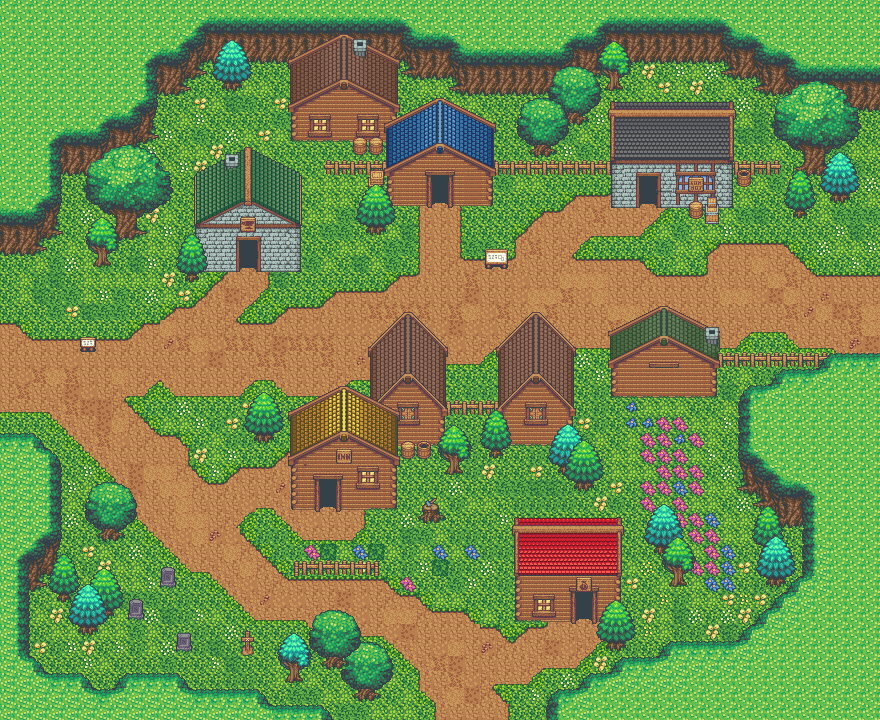

Rendered tile map (Tiled .tmx) drawn with the repository's tilesets; below, a short description and the map source with its tile grids summarised:
An orthogonal 55x45 tile map with 16x16 px tiles, 10 tile layers (Terrain_One, Terrin_Two, Borders, Decorations_One, ...), 4 tilesets and 118 objects (8x PLAYER_START, LIBRARY, HOUSE_ONE, ARMORER, INN_FIRST_FLOOR, ...).

<map version="1.0" orientation="orthogonal" renderorder="right-down" width="55" height="45" tilewidth="16" tileheight="16" backgroundcolor="#005500" nextobjectid="682">
 <tileset firstgid="1" name="tileset1" tilewidth="16" tileheight="16" tilecount="1833" columns="39">
  <image source="../objects/tileset1.png" trans="ffffff" width="624" height="752" />
  <terraintypes>
   <terrain name="Dirt-Grass" tile="107" />
   <terrain name="Rock-Grass" tile="146" />
   <terrain name="Grass-Dirt" tile="112" />
   <terrain name="cobble-grass" tile="264" />
   <terrain name="New Terrain" tile="-1" />
  </terraintypes>
  <tile id="100" terrain="4,4,4,4" />
  <tile id="101" terrain=",4,4,4" />
  <tile id="102" terrain="4,,4,4" />
  <tile id="103" terrain=",,4,4" />
  <tile id="104" terrain="4,4,,4" />
  <tile id="105" terrain=",4,,4" />
  <tile id="107" terrain=",,,4" />
  <tile id="108" terrain="4,4,4," />
  <tile id="110" terrain="4,,4," />
  <tile id="111" terrain=",,4," />
  <tile id="112" terrain="4,4,," />
  <tile id="113" terrain=",4,," />
  <tile id="114" terrain="4,,," />
  <tile id="140" terrain="1,,," />
  <tile id="141" terrain=",1,," />
  <tile id="142" terrain="1,1,," />
  <tile id="143" terrain=",,1," />
  <tile id="144" terrain=",,1," />
  <tile id="256" terrain="3,3,3,3" />
  <tile id="257" terrain=",3,3,3" />
  <tile id="258" terrain="3,,3,3" />
  <tile id="259" terrain=",,3,3" />
  <tile id="260" terrain="3,3,,3" />
  <tile id="261" terrain=",3,,3" />
  <tile id="262" terrain="3,,,3" />
  <tile id="263" terrain=",,,3" />
  <tile id="264" terrain="3,3,3," />
  <tile id="265" terrain=",3,3," />
  <tile id="266" terrain="3,,3," />
  <tile id="267" terrain=",,3," />
  <tile id="268" terrain="3,3,," />
  <tile id="269" terrain=",3,," />
  <tile id="270" terrain="3,,," />
 </tileset>
 <tileset firstgid="1834" name="outside" tilewidth="16" tileheight="16" tilecount="1248" columns="52">
  <image source="../objects/outside.png" trans="ffffff" width="832" height="384" />
 </tileset>
 <tileset firstgid="3082" name="house" tilewidth="16" tileheight="16" tilecount="2448" columns="72">
  <image source="../objects/house.png" trans="ffffff" width="1152" height="544" />
  <terraintypes>
   <terrain name="New Terrain" tile="-1" />
  </terraintypes>
 </tileset>
 <tileset firstgid="5530" name="inside" tilewidth="16" tileheight="16" tilecount="1680" columns="48">
  <image source="../objects/inside.png" trans="ffffff" width="768" height="560" />
 </tileset>
 <layer name="Terrain_One" width="55" height="45">
  <data>[2475 cells, 2475 non-empty, 35 distinct tile ids]</data>
 </layer>
 <layer name="Terrin_Two" width="55" height="45">
  <data>[2475 cells, 76 non-empty, 8 distinct tile ids]</data>
 </layer>
 <layer name="Borders" width="55" height="45">
  <data>[2475 cells, 684 non-empty, 32 distinct tile ids]</data>
 </layer>
 <layer name="Decorations_One" width="55" height="45">
  <data>[2475 cells, 71 non-empty, 36 distinct tile ids]</data>
 </layer>
 <layer name="House_One" width="55" height="45">
  <data>[2475 cells, 379 non-empty, 209 distinct tile ids]</data>
 </layer>
 <layer name="House_Two" width="55" height="45">
  <data>[2475 cells, 66 non-empty, 66 distinct tile ids]</data>
 </layer>
 <layer name="House_Three" width="55" height="45">
  <data>[2475 cells, 24 non-empty, 20 distinct tile ids]</data>
 </layer>
 <layer name="Decorations_Two" width="55" height="45">
  <data>[2475 cells, 16 non-empty, 8 distinct tile ids]</data>
 </layer>
 <layer name="Trees_One" width="55" height="45">
  <data>[2475 cells, 224 non-empty, 108 distinct tile ids]</data>
 </layer>
 <layer name="Trees_Two" width="55" height="45">
  <data>[2475 cells, 148 non-empty, 60 distinct tile ids]</data>
 </layer>
 <objectgroup name="MAP_COLLISION_LAYER" visible="0">
  <object id="1" x="656" y="96" width="80" height="112" />
  <object id="2" x="608" y="96" width="48" height="80" />
  <object id="3" x="608" y="176" width="32" height="32" />
  <object id="4" x="496" y="160" width="112" height="16" />
  <object id="5" x="736" y="160" width="48" height="16" />
  <object id="7" x="688" y="208" width="32" height="16" />
  <object id="18" x="720" y="352" width="159" height="16" />
  <object id="19" x="608" y="336" width="112" height="64" />
  <object id="26" x="496" y="336" width="80" height="112" />
  <object id="27" x="514" y="323" width="46" height="13" />
  <object id="35" x="448" y="400" width="48" height="16" />
  <object id="36" x="480" y="448" width="32" height="16" />
  <object id="37" x="480" y="416" width="16" height="32" />
  <object id="38" x="448" y="425" width="16" height="55" />
  <object id="40" x="432" y="336" width="16" height="128" />
  <object id="41" x="400" y="336" width="32" height="128" />
  <object id="42" x="385" y="324" width="46" height="12" />
  <object id="44" x="368" y="336" width="32" height="64" />
  <object id="48" x="288" y="400" width="112" height="80" />
  <object id="53" x="483.667" y="247.833" width="24.5" height="22" />
  <object id="55" x="448" y="112" width="48" height="96" />
  <object id="56" x="432" y="96" width="16" height="80" />
  <object id="60" x="384" y="96" width="48" height="112" />
  <object id="69" x="352" y="144" width="32" height="16" />
  <object id="71" x="320" y="160" width="64" height="16" />
  <object id="72" x="368" y="176" width="16" height="64" />
  <object id="79" x="256" y="176" width="48" height="96" />
  <object id="80" x="240" y="144" width="16" height="96" />
  <object id="82" x="192" y="160" width="48" height="112" />
  <object id="84" x="176" y="224" width="16" height="48" />
  <object id="96" x="80" y="336" width="16" height="16" />
  <object id="100" x="288" y="480" width="32" height="32" />
  <object id="102" x="336" y="480" width="64" height="32" />
  <object id="104" x="418" y="497" width="25" height="28" />
  <object id="107" x="160" y="567" width="16" height="18" />
  <object id="110" x="128" y="598" width="16" height="20" />
  <object id="111" x="176" y="630" width="16" height="20" />
  <object id="112" x="240" y="629" width="15" height="27" />
  <object id="122" x="352" y="672" width="32" height="27" />
  <object id="124" x="512" y="512" width="64" height="112" />
  <object id="125" x="576" y="512" width="48" height="80" />
  <object id="162" x="16" y="560" width="16" height="96" />
  <object id="164" x="32" y="656" width="16" height="16" />
  <object id="165" x="48" y="672" width="48" height="16" />
  <object id="166" x="80" y="688" width="48" height="16" />
  <object id="168" x="112" y="672" width="80" height="16" />
  <object id="169" x="192" y="690" width="72" height="14" />
  <object id="170" x="272" y="705" width="57" height="15" />
  <object id="171" x="544" y="688" width="48" height="32" />
  <object id="172" x="592" y="672" width="32" height="16" />
  <object id="173" x="608" y="656" width="64" height="16" />
  <object id="175" x="656" y="640" width="96" height="16" />
  <object id="185" x="848" y="80" width="32" height="32" />
  <object id="189" x="176" y="64" width="16" height="32" />
  <object id="190" x="144" y="80" width="32" height="16" />
  <object id="191" x="144" y="96" width="16" height="48" />
  <object id="193" x="48" y="160" width="16" height="80" />
  <object id="194" x="0" y="240" width="48" height="16" />
  <object id="212" x="880" y="0" width="16" height="720" />
  <object id="213" x="0" y="720" width="896" height="16" />
  <object id="215" x="-16" y="0" width="16" height="736" />
  <object id="216" x="-16" y="-16" width="912" height="16" />
  <object id="222" x="48" y="144" width="96" height="16" />
  <object id="228" x="0" y="432" width="64" height="16" />
  <object id="229" x="16" y="544" width="32" height="16" />
  </objectgroup>
 <objectgroup name="MAP_SPAWNS_LAYER" visible="0">
  <!-- 8 objects omitted --></objectgroup>
 <objectgroup name="MAP_PORTAL_LAYER">
  <!-- 5 objects omitted --></objectgroup>
</map>
<!-- 53 of 118 objects omitted -->
